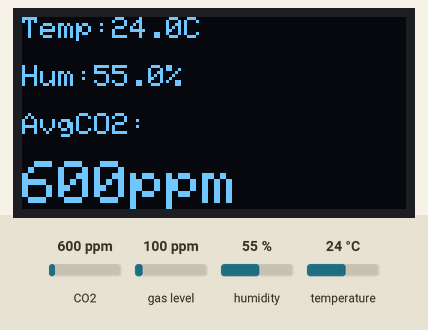
This sketch was run on a simulated Arduino Uno, built with avr-gcc and run on an emulated ATmega328P. Parts: 128×64 one-colour display. The test bench sets the inputs (shaded band); at power-on: humidity 55 %, CO2 600 ppm, temperature 24 °C, gas level 100 ppm. EEPROM starts erased; what the sketch prints to the serial monitor is not drawn.

Above: at 5.6 s.
5.7 s: humidity set to 22 %
At 11.3 s:
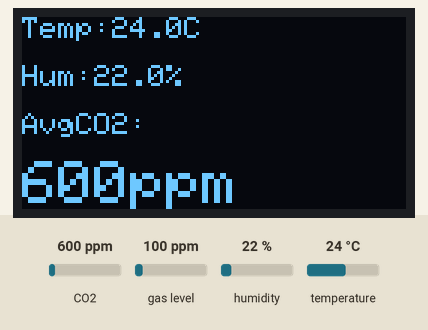
13.1 s: CO2 set to 452 ppm
At 20.7 s:
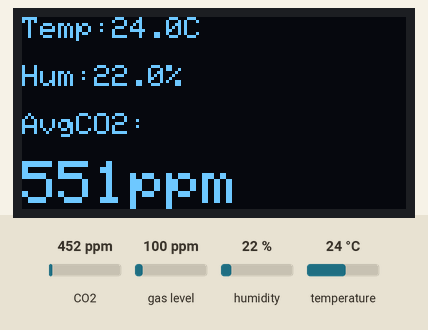
21.5 s: temperature set to 12 °C
At 26.3 s:
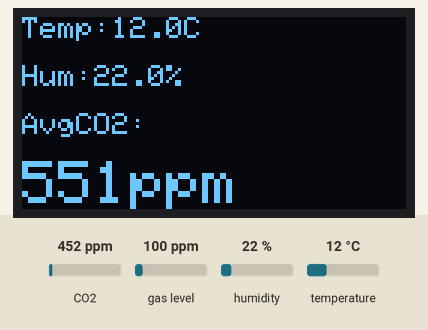
28.9 s: CO2 set to 1050 ppm
At 35.6 s:
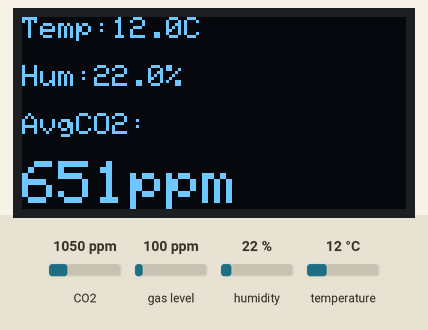
36.5 s: humidity set to 40 %
At 41.3 s:
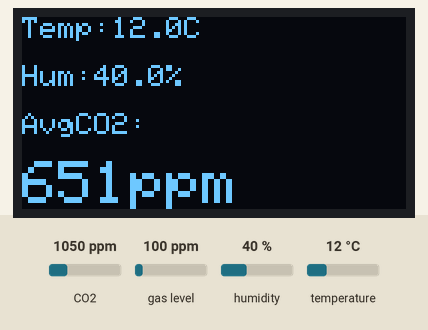
43.9 s: CO2 set to 1700 ppm
At 50.7 s:
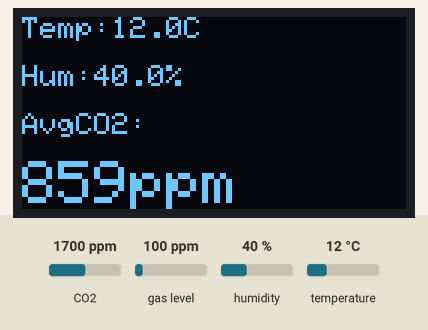
Timing chart, 0 to 52.2 s (numbered marks = the images above; inputs shaded):
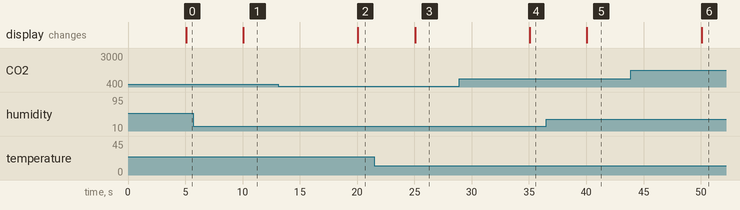

Measured:
- after the input at 5.7 s, the display: changes after 4.4 s (image 1)
- after the input at 13.1 s, the display: changes after 7.0 s (image 2)
- after the input at 21.5 s, the display: changes after 3.6 s (image 3)
- after the input at 28.9 s, the display: changes after 6.2 s (image 4)
- after the input at 36.5 s, the display: changes after 3.6 s (image 5)
- after the input at 43.9 s, the display: changes after 6.2 s (image 6)

The sketch:

proto.ino
```cpp
#include <Wire.h>
#include <Adafruit_SSD1306.h>
#include <DHT.h>
#include <Adafruit_CCS811.h>

#include "SensorFunctions.h"
#include "DisplayFunctions.h"
#include "dataStorage.h"
#include "EEPROMStorage.h"

#define SCREEN_WIDTH 128
#define SCREEN_HEIGHT 64
#define OLED_RESET -1

Adafruit_SSD1306 display(SCREEN_WIDTH, SCREEN_HEIGHT, &Wire, OLED_RESET);

// DHT11 asetukset
#define DHTPIN 5
#define DHTTYPE DHT11

DHT dht(DHTPIN, DHTTYPE);
Adafruit_CCS811 ccs;

// Tuuletin ohjaus PB1
#define FAN_PIN_PORT PORTB
#define FAN_PIN_DDR  DDRB
#define FAN_PIN_BIT  PB1

// Sensorimuuttujat
float humidity = 0;
float temperature = 0;
int co2 = 0;
unsigned long previousMillis = 0;  // Muuttuja ajan seuraamiseen
const long interval = 5000;         // Päivitysväli (5 sekuntia)

// EEPROM tallennus (10 sekuntia väli testissä)
DataStorage dataStorage(10 * 1000UL, 72, 0);

void setup() {
  Serial.begin(9600);

  Wire.begin();

  if (!display.begin(SSD1306_SWITCHCAPVCC, 0x3C)) {
    Serial.println(F("SSD1306 allocation failed"));
    while (1);
  }
  display.clearDisplay();
  display.display();

  dht.begin();

  if (!ccs.begin()) {
    Serial.println(F("Failed to start CCS811 sensor! Check wiring."));
    while (1);
  }

  while (!ccs.available()); // Odota että CCS811 valmis

  //FAN_PIN_DDR |= (1 << FAN_PIN_BIT);
  //FAN_PIN_PORT &= ~(1 << FAN_PIN_BIT); // Aluksi tuuletin pois

  dataStorage.begin();
}


void loop() {
  unsigned long currentMillis = millis();  // Haetaan nykyinen aika

  // Jos 5 sekuntia on kulunut
  if (currentMillis - previousMillis >= interval) {
    previousMillis = currentMillis;  // Päivitetään edellinen aika

    updateDHT(&humidity, &temperature);
    updateCO2(&co2);  // Haetaan oikea CO₂ arvo sensorilta

    // Tuuletinlogiikka
   // if (temperature >= 24.0) {
      //FAN_PIN_PORT |= (1 << FAN_PIN_BIT);  // Tuuletin päälle
   // } else if (temperature <= 22.0) {
   //  FAN_PIN_PORT &= ~(1 << FAN_PIN_BIT); // Tuuletin pois
   // }

    Serial.print("CO2-lukema: ");
    Serial.println(co2);

    dataStorage.update(co2);  // Tallennetaan co2 EEPROMiin

    float avgCO2 = dataStorage.calculateAverageFromEEPROM();
    drawNormalView(display, temperature, humidity, 0, avgCO2, co2);  // Lisää co2 myös argumenttina
  }
}
```

DisplayFunctions.cpp
```cpp
#include "DisplayFunctions.h"
#include <Adafruit_GFX.h>
#include <Adafruit_SSD1306.h>

extern bool fan_status;
extern float temperature;

void drawNormalView(Adafruit_SSD1306 &display, float temperature, float humidity, float humidex, float avgCO2, int co2) {
  display.setTextColor(WHITE);

  // Ei tyhjennetä koko näyttöä, vaan vain muutamme tekstejä
  display.fillRect(0, 0, 128, 16, BLACK);  // Ylärivi (Temp)
  display.setTextSize(1);
  display.setCursor(0, 0);
  display.print("Temp:");
  if (!isnan(temperature)) {
    display.print(temperature, 1);
    display.print("C");
  } else {
    display.print("N/A");
  }

  display.fillRect(0, 16, 128, 16, BLACK);  // Keskimmäinen rivi (Hum)
  display.setCursor(0, 16);
  display.print("Hum:");
  if (!isnan(humidity)) {
    display.print(humidity, 1);
    display.print("%");
  } else {
    display.print("N/A");
  }

  display.fillRect(0, 32, 128, 32, BLACK);  // Alarivi (AvgCO2)
  display.setTextSize(1);
  display.setCursor(0, 32);
  display.print("AvgCO2:");

  display.setTextSize(2);
  display.setCursor(0, 48);
  if (avgCO2 > 0) {
    display.print(avgCO2, 0);
    display.print("ppm");
  } else {
    display.print(co2, 0);  // Näytetään suoraan sensorilta tuleva co2
    display.print("ppm");
  }

  display.display();  // Lähetetään kaikki näytölle kerralla
}
```

DisplayFunctions.h
```cpp
#ifndef DISPLAYFUNCTIONS_H
#define DISPLAYFUNCTIONS_H

#include <Adafruit_SSD1306.h>

void drawNormalView(Adafruit_SSD1306 &display, float temperature, float humidity, float humidex, float avgCO2, int co2);  // Lisää co2

#endif
```

EEPROMStorage.cpp
```cpp
#include <avr/eeprom.h>

uint16_t EEMEM eeprom_signature = 0x1234;
float EEMEM eeprom_co2_data[72] = {0}; // CO2 data taulukko

void clearEEPROM() {
  for (int i = 0; i < 72; i++) {
    float zero = 0.0;
    eeprom_update_block(&zero, &eeprom_co2_data[i], sizeof(float));
  }
}
```

EEPROMStorage.h
```cpp
#ifndef EEPROMSTORAGE_H
#define EEPROMSTORAGE_H

#include <avr/eeprom.h>

extern uint16_t EEMEM eeprom_signature;
extern float EEMEM eeprom_co2_data[72]; // Tallennetaan CO2-arvot!
void clearEEPROM();


#endif
```

SensorFunctions.cpp
```cpp
#include "SensorFunctions.h"
#include <DHT.h>
#include <Arduino.h>
#include <Adafruit_CCS811.h>

extern DHT dht;
extern Adafruit_CCS811 ccs;
extern float humidity;
extern float temperature;


void updateDHT(float *humidityPtr, float *temperaturePtr) {
  int tries = 5;
  while (tries--) {
    float h = dht.readHumidity();
    float t = dht.readTemperature();
    if (!isnan(h) && !isnan(t)) {
      *humidityPtr = h;
      *temperaturePtr = t;
      return;
    }
    delay(1000); // odota 1 sekunti ja yritä uudelleen
  }
  Serial.println("DHT reading failed after retries.");
}

void updateCO2(int *co2Ptr) {
  if (ccs.available()) {
    if (!ccs.readData()) {
      *co2Ptr = ccs.geteCO2();
    } else {
      *co2Ptr = 0;
    }
  } else {
    *co2Ptr = 0;
  }
}
```

SensorFunctions.h
```cpp
#ifndef SENSORFUNCTIONS_H
#define SENSORFUNCTIONS_H

void updateDHT(float *humidity, float *temperature);
void updateCO2(int *co2);

#endif
```

Utilities.cpp
```cpp
#include "Utilities.h"
#include <math.h>
#include <Adafruit_SSD1306.h>

extern String message;

float calculateHumidex(float temperature, float humidity) {
  float e;
  e = (6.112 * pow(10, (7.5 * temperature / (237.7 + temperature))) * humidity / 100);
  float humidex = temperature + 0.55555555 * (e - 10.0);
  return humidex;
}

void fixNumberPosition(Adafruit_SSD1306 &display, float number) {
  // OLED ei tarvitse väkisin tyhjää tilaa mutta voit säätää myöhemmin jos haluat
}
```

Utilities.h
```cpp
#ifndef UTILITIES_H
#define UTILITIES_H

#include <Adafruit_SSD1306.h>

float calculateHumidex(float temperature, float humidity);
void fixNumberPosition(Adafruit_SSD1306 &display, float number);

extern Adafruit_SSD1306 display; // määritelty pääohjelmassa

#endif
```

dataStorage.cpp
```cpp
#include "dataStorage.h"
#include <Arduino.h>

DataStorage::DataStorage(unsigned long interval, int maxDataPoints, int startAddress)
  : _interval(interval), _maxDataPoints(maxDataPoints), _startAddress(startAddress), _currentIndex(0), _sum(0), _count(0), _hasData(false) {
  _lastUpdate = millis();
}

void DataStorage::begin() {
  _lastUpdate = millis() - _interval; // Sallitaan heti tallennus
  _currentIndex = 0;
  _sum = 0;
  _count = 0;
  _hasData = false;
}

void DataStorage::update(float co2Value) {
  if (co2Value < 0 || co2Value > 10000) return;

  _sum += co2Value;
  _count++;

  if (millis() - _lastUpdate >= _interval) {
    if (_count == 0) return;

    float avg = _sum / _count;

    Serial.print("Tallennetaan EEPROMiin keskiarvo: ");
    Serial.println(avg);

    eeprom_update_block(&avg, &eeprom_co2_data[_currentIndex], sizeof(float));

    _currentIndex = (_currentIndex + 1) % _maxDataPoints;
    _lastUpdate = millis();
    _sum = 0;
    _count = 0;
    _hasData = true;
  }
}

bool DataStorage::hasData() const {
  return _hasData;
}

void DataStorage::getAllData(float data[]) {
  for (int i = 0; i < _maxDataPoints; i++) {
    eeprom_read_block(&data[i], &eeprom_co2_data[i], sizeof(float));
  }
}

int DataStorage::getMaxDataPoints() const {
  return _maxDataPoints;
}

float DataStorage::calculateAverageFromEEPROM() {
  float data[_maxDataPoints];
  getAllData(data);

  float sum = 0;
  int count = 0;
  for (int i = 0; i < _maxDataPoints; i++) {
    if (data[i] > 0 && data[i] < 10000) {
      sum += data[i];
      count++;
    }
  }
  if (count == 0) return 0;
  return sum / count;
}
```

dataStorage.h
```cpp
#ifndef DATA_STORAGE_H
#define DATA_STORAGE_H

#include <Adafruit_SSD1306.h>
#include <avr/eeprom.h>
#include "EEPROMStorage.h"

class DataStorage {
public:
  DataStorage(unsigned long interval, int maxDataPoints, int startAddress);
  void begin();
  void update(float co2Value);
  bool hasData() const;
  void getAllData(float data[]);
  int getMaxDataPoints() const;
  float calculateAverageFromEEPROM();

private:
  unsigned long _interval;
  int _maxDataPoints;
  int _startAddress;
  int _currentIndex;
  float _sum;
  int _count;
  bool _hasData;
  unsigned long _lastUpdate;
};

#endif
```
